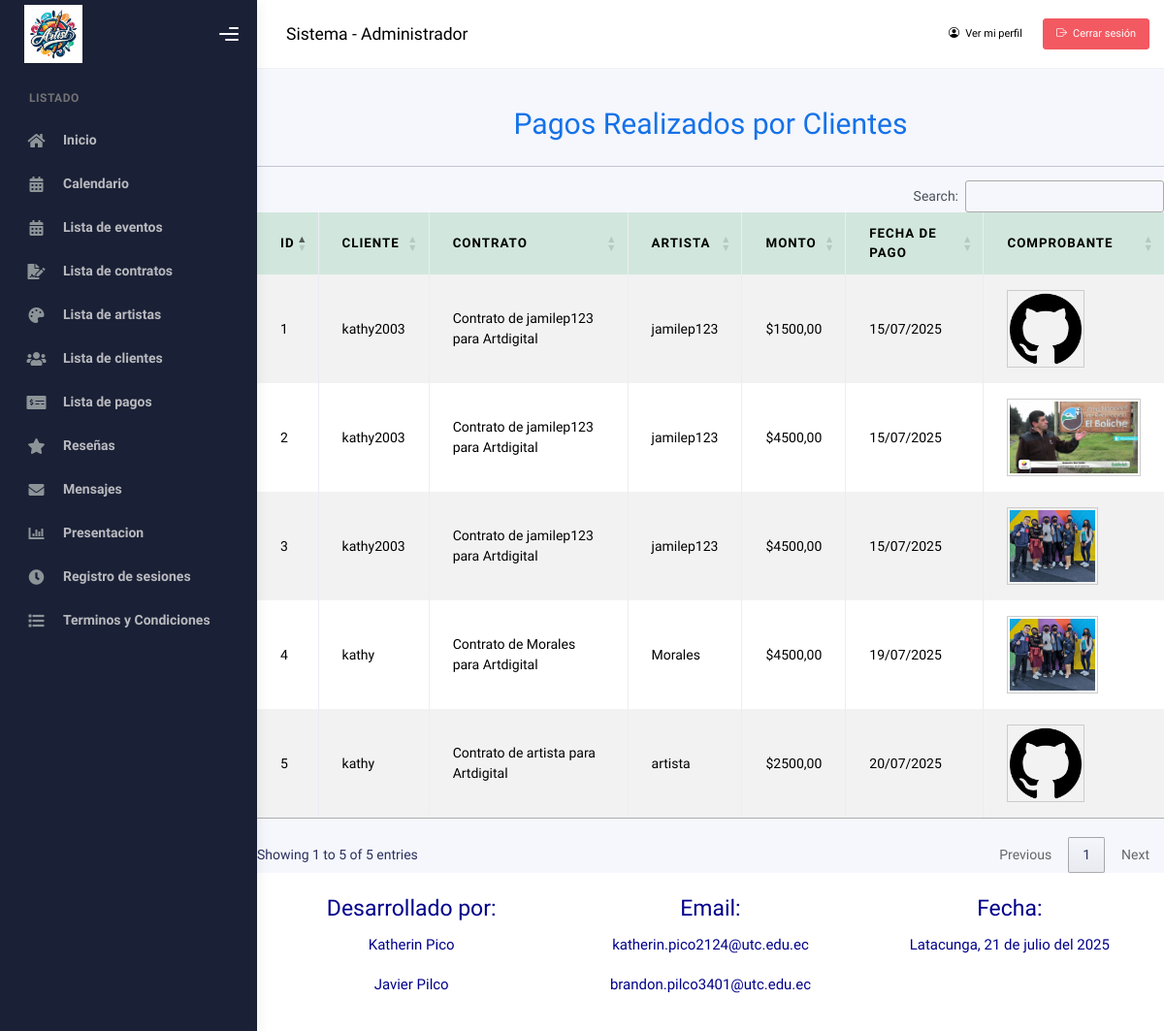
/administrador/pagos/ (signed in), run on an earlier commit of the app's database.
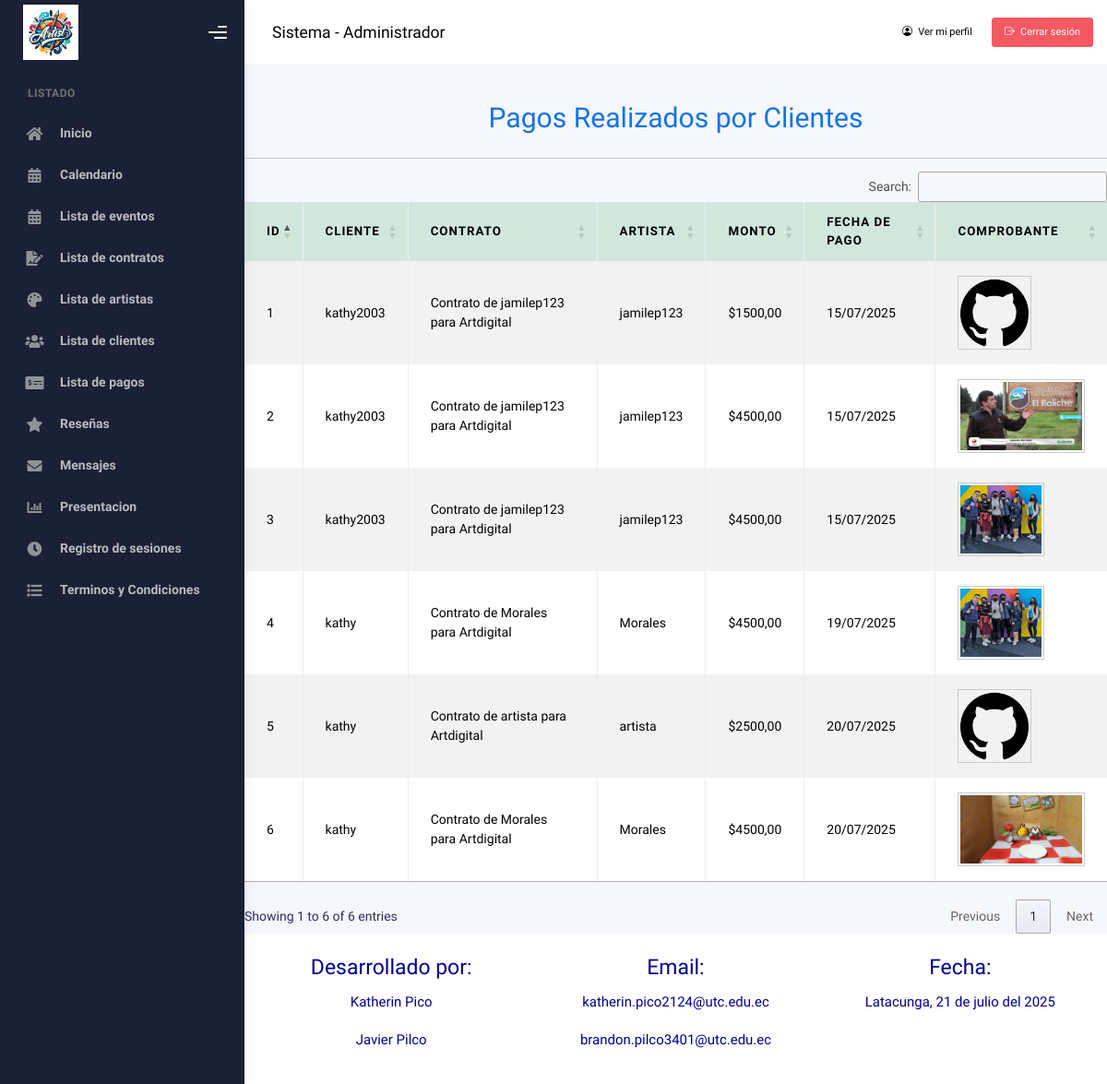
And on a later commit of the database.
### Aplicaciones/gestionContratos/models.py (models this page shows, shortened)
class Pago(models.Model):
    contrato = models.ForeignKey(Contrato, on_delete=models.CASCADE)
    cliente = models.ForeignKey(Usuario, on_delete=models.CASCADE, limit_choices_to={'rol': 'Cliente'}, related_name='pagos_cliente')
    artista = models.ForeignKey(Usuario, on_delete=models.CASCADE, limit_choices_to={'rol': 'Artista'}, related_name='pagos_artista')
    monto = models.DecimalField(max_digits=10, decimal_places=2)
    fecha_pago = models.DateField(auto_now_add=True)
    comprobante_imagen = models.ImageField(upload_to='pagos/comprobantes/', null=True, blank=True)
    class Meta:
        ordering = ['-fecha_pago']

class Usuario(AbstractUser):
    telefono = models.CharField(max_length=10)
    direccion = models.TextField()
    rol = models.CharField(max_length=20, choices=ROL_CHOICES, default='Cliente')
    verificado = models.BooleanField(default=False)
    bloqueado = models.BooleanField(default=False)
    foto_perfil = models.ImageField(upload_to='usuarios/perfil/', null=True, blank=True)
    portafolio_pdf = models.FileField(upload_to='usuarios/portafolios/', null=True, blank=True)
    facebook_url = models.URLField(max_length=200, null=True, blank=True)
    x_url = models.URLField("X (Twitter)", max_length=200, null=True, blank=True)
    web_url = models.URLField("Página web", max_length=200, null=True, blank=True)
    groups = models.ManyToManyField(
        Group,
        related_name='usuarios',
        blank=True,
        help_text='Grupos a los que pertenece el usuario.',
        verbose_name='grupos',
    )
    user_permissions = models.ManyToManyField(
        Permission,
        related_name='usuarios_permisos',
        blank=True,
        help_text='Permisos específicos para el usuario.',
        verbose_name='permisos de usuario',
    )

class Contrato(models.Model):
    evento = models.ForeignKey(Evento, on_delete=models.CASCADE)
    artista = models.ForeignKey(Usuario, on_delete=models.CASCADE, limit_choices_to={'rol': 'Artista'})
    estado = models.CharField(max_length=20, choices=[('Pendiente', 'Pendiente'), ('Aceptado', 'Aceptado'), ('Rechazado', 'Rechazado')], default='Pendiente')
    fecha_contrato = models.DateField(auto_now_add=True)
    fecha_inicio = models.DateField(null=True, blank=True)
    fecha_fin = models.DateField(null=True, blank=True)
    costo = models.DecimalField(max_digits=10, decimal_places=2, null=True, blank=True)
    pdf = models.FileField(upload_to='contratos/pdfs/', null=True, blank=True)
    observaciones = models.TextField(null=True, blank=True)
    def __str__(self):
        return f"Contrato de {self.artista.username} para {self.evento.titulo}"
    class Meta:
        ordering = ['-fecha_contrato']

class Evento(models.Model):
    cliente = models.ForeignKey(Usuario, on_delete=models.CASCADE, limit_choices_to={'rol': 'Cliente'})
    titulo = models.CharField(max_length=100)
    descripcion = models.TextField()
    fecha = models.DateField()
    ubicacion = models.CharField(max_length=200)
    class Meta:
        ordering = ['fecha']

### Aplicaciones/gestionContratos/views.py (the view)
# urls.py: path('administrador/pagos/', views.listar_pagos_administrador, name='listar_pagos_administrador'),
def listar_pagos_administrador(request):
    usuario_id = request.session.get('usuario_id')
    if not usuario_id:
        return redirect('login')
    admin = Usuario.objects.get(id=usuario_id)
    if admin.rol != 'Administrador':
        messages.error(request, "No tienes permisos para acceder a esta sección.")
        return redirect('login')
    pagos = Pago.objects.select_related('cliente', 'artista', 'contrato').all().order_by('-fecha_pago')
    return render(request, 'administrador/pagos/lista_pagos.html', {
        'pagos': pagos,
        'admin': admin,
    })

### Aplicaciones/gestionContratos/templates/administrador/pagos/lista_pagos.html (shortened to what this page needs)
{% extends 'administrador/plantilla.html' %}
{% load static %}
{% block contenido %}
<br><br><br>
<div class="container mt-5">
    <h1 class="text-center text-primary mb-4">Pagos Realizados por Clientes</h1>
    <hr>
    {% if pagos %}
    <table class="table table-bordered table-striped table-hover" id="tbl_pagos">
        <thead class="table-success">
            <tr>
                <th>ID</th>
                <th>Cliente</th>
                <th>Contrato</th>
                <th>Artista</th>
                <th>Monto</th>
                <th>Fecha de Pago</th>
                <th>Comprobante</th>
            </tr>
        </thead>
        <tbody>
            {% for pago in pagos %}
            <tr>
                <td>{{ pago.id }}</td>
                <td>{{ pago.cliente.username }}</td>
                <td>{{ pago.contrato }}</td>
                <td>{{ pago.artista.username }}</td>
                <td>${{ pago.monto }}</td>
                <td>{{ pago.fecha_pago|date:"d/m/Y" }}</td>
                <td>
                    {% if pago.comprobante_imagen %}
                        <img src="{{ pago.comprobante_imagen.url }}" alt="Comprobante pago" height="80px" style="object-fit: contain; border:1px solid #ccc; padding:2px;">
                    {% else %}
                        Ninguno
                    {% endif %}
                </td>
            </tr>
            {% endfor %}
        </tbody>
    </table>
    {% else %}
    <p class="text-center">No hay pagos registrados.</p>
    {% endif %}
</div>
{% endblock %}

What changed in the data, as far as the page shows it:
added Pago: id "6", cliente.username "kathy", contrato "Contrato de Morales para Artdigital", artista.username "Morales", monto "4500,00", fecha_pago "20/07/2025", comprobante_imagen (picture)
Also different on the page:
text written by a page script: "Search: Showing 1 to 5 of 5 entries Previous 1 Next" → "Search: Showing 1 to 6 of 6 entries Previous 1 Next"
